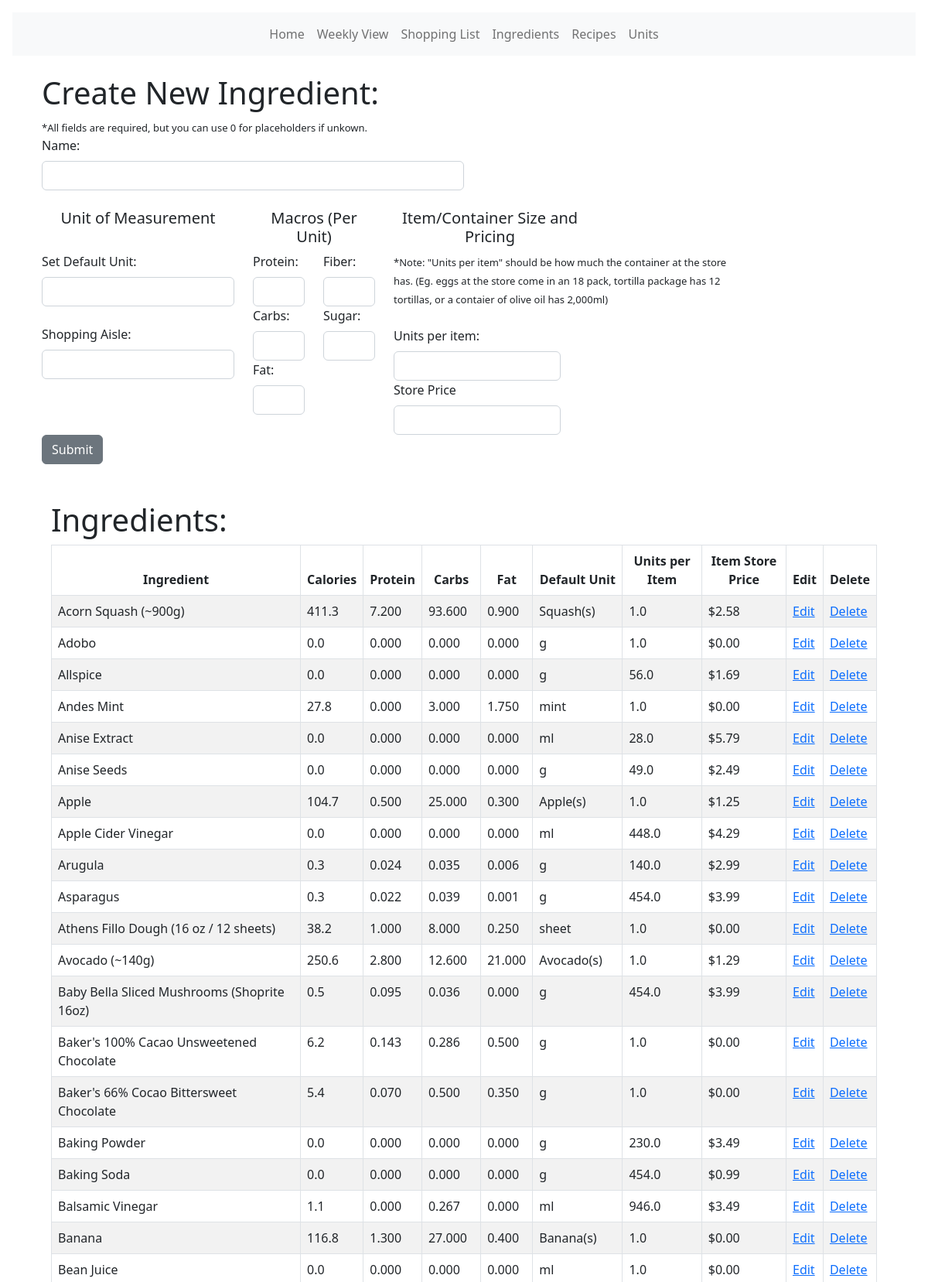
The page /ingredients/ingredients (upper part) on the database its author committed.
### models.py (models this page shows, shortened)
class Ingredient(db.Model):
    __tablename__ = "ingredient"
    id = db.Column(db.Integer, primary_key=True)
    name = db.Column(db.String(120), nullable=False)
    icalories = db.Column(db.Float)
    protein = db.Column(db.Float)
    carbs = db.Column(db.Float)
    fat = db.Column(db.Float)
    fiber = db.Column(db.Float)
    sugar = db.Column(db.Float)
    item_unit_size = db.Column(db.Float)  # How many units of item at store
    item_price = db.Column(db.Float)  # Price for full item at store
    u_price = db.Column(db.Float)
    aisle_id = db.Column(db.Integer, db.ForeignKey("aisle.id"))
    ingredients = db.relationship("RecipeIngredient", backref="ingredient")
    def default_ingredient_unit(self):
        try:
            x = UnitIngredient.query.filter_by(iid=self.id).first()
            return x.unit.name
        except:
            return "Unknown"

class Unit(db.Model):
    id = db.Column(db.Integer, primary_key=True)
    oid = db.Column(db.Integer, autoincrement=True)
    name = db.Column(db.String(30))
    ingredients = db.relationship("UnitIngredient", backref="unit")

### main.py (the view, shortened to what this page needs)
@app.route("/ingredients/ingredients", methods=["GET", "POST"])
def ingredient_page():
    ingredient_list = Ingredient.query.order_by(func.lower(Ingredient.name))
    x = db.session.query(Unit.name).order_by(Unit.oid)
    x = [i[0] for i in x]
    form = CreateIngredient()
    form.unit.choices = [("")] + [(y) for y in x]
    a = db.session.query(Aisle.name).order_by(Aisle.id)
    a = [i[0] for i in a]
    form.aisle.choices = [("")] + [(b) for b in a]
    return render_template(
        "/ingredients/ingredients.html",
        x=x,
        a=a,
        form=form,
        ingredient_list=ingredient_list,
    )

### forms.py
class CreateIngredient(FlaskForm):
    name = StringField("Name:", validators=[validators.InputRequired()])
    unit = SelectField(
        "Set Default Unit:",
        validators=[validators.InputRequired()],
        validate_choice=False,
    )
    protein = DecimalField("Protein:", validators=[validators.InputRequired()])
    carbs = DecimalField("Carbs:", validators=[validators.InputRequired()])
    fat = DecimalField("Fat:", validators=[validators.InputRequired()])
    fiber = DecimalField("Fiber:", validators=[validators.InputRequired()])
    sugar = DecimalField("Sugar:", validators=[validators.InputRequired()])
    item_unit_size = DecimalField(
        "Units per item:", validators=[validators.InputRequired()]
    )
    item_price = DecimalField("Store Price", validators=[validators.InputRequired()])
    aisle = SelectField(
        "Shopping Aisle:",
        validators=[validators.InputRequired()],
        validate_choice=False,
    )
    submit = SubmitField("Submit")

### templates/ingredients/ingredients.html (shortened to what this page needs)
<!DOCTYPE html>
<html lang="en">
<head>
  <link rel="stylesheet" type="text/css" href="https://cdn.datatables.net/1.10.25/css/dataTables.bootstrap5.css">
  <link href="{{ url_for('static', filename='css/select2.css') }}" rel="stylesheet" />
  {% extends 'base.html' %} {% block content %}
</head>
<body>
  <br />
  <div class="container">
    <h1>Create New Ingredient:</h1>
    <font size="-1">*All fields are required, but you can use 0 for placeholders if unkown.</font>
    <form method="POST">
      <div class="row">
        <div class="col">
          {{ form.hidden_tag() }} {{ form.name.label(class="form-label") }}{{
          form.name(class="form-control w-50") }}
          <br>
        </div>
        <div class="row">
          <div class="col-3">
            <h5>Unit of Measurement</h5>
          </div>
          <div class="col-2">
            <h5>Macros (Per Unit)</h5>
          </div>
          <div class="col-3">
            <h5>Item/Container Size and Pricing</h5>
          </div>
        </div>
        <div class="row">
          <div class="col-3">
            {{ form.unit.label(class="form-label") }}
            {{ form.unit(class="form-control") }}
            <br>
            {{ form.aisle.label(class="form-label") }}
            <br>
            {{ form.aisle(class="form-control") }}
          </div>
          <div class="col-1">
            {{ form.protein.label(class="form-label") }}
            {{ form.protein(class="form-control w-100") }}
            {{ form.carbs.label(class="form-label") }}
            {{ form.carbs(class="form-control w-100") }}
            {{ form.fat.label(class="form-label") }}
            {{ form.fat(class="form-control w-100") }}
          </div>
          <div class="col-1">
            {{ form.fiber.label(class="form-label") }}
            {{ form.fiber(class="form-control w-100") }}
            {{ form.sugar.label(class="form-label") }}
            {{ form.sugar(class="form-control w-100") }}
          </div>
          <div class="col-5">
            <font size="-1">*Note: "Units per item" should be how much the container at the store has. (Eg. eggs at the
              store come in an 18 pack, tortilla package has 12 tortillas, or a contaier of olive oil has 2,000ml)
            </font>
            <br>
            <br>
            {{ form.item_unit_size.label(class="form-label") }}
            {{ form.item_unit_size(class="form-control w-50") }}
            {{ form.item_price.label(class="form-label") }}
            {{ form.item_price(class="form-control w-50") }}
          </div>
        </div>
        <div class="row">
          <div class="col">
            {{ form.submit(class="btn btn-secondary") }}
          </div>
        </div>
    </form>
  </div>
  <div class="container">
    <br />
    <br />
    <h1>Ingredients:</h1>
    <table id="data" class="table table-hover table-bordered table-striped">
      <thead>
        <tr>
          <th>Ingredient</th>
          <th>Calories</th>
          <th>Protein</th>
          <th>Carbs</th>
          <th>Fat</th>
          <th>Default Unit</th>
          <th>Units per Item</th>
          <th>Item Store Price</th>
          <th>Edit</th>
          <th>Delete</th>
        </tr>
      </thead>
      <tbody>
        {% for ingredient_table in ingredient_list %}
        <tr>
          <td>{{ingredient_table.name}}</td>
          <td>{{'%0.01f'|format(ingredient_table.icalories|float)}}</td>
          <td>{{'%0.03f'|format(ingredient_table.protein|float)}}</td>
          <td>{{'%0.03f'|format(ingredient_table.carbs|float)}}</td>
          <td>{{'%0.03f'|format(ingredient_table.fat|float)}}</td>
          <td>{{ingredient_table.default_ingredient_unit()}}</td>
          <td>{{ ingredient_table.item_unit_size }}</td>
          <td>{{'$%0.02f'|format(ingredient_table.item_price|float)}}</td>
          <td>
            <a href="{{url_for('ingredient_edit', id=ingredient_table.id)}}">Edit</a>
          </td>
          <td><a href="{{url_for('delete_ingredient_confirmation', id=ingredient_table.id)}}">Delete</a></td>
        </tr>
        {% endfor %}
      </tbody>
    </table>
  </div>
</body>
{% endblock %}

### templates/ingredients/ingredients.html (style rules this page uses)
h5 { text-align: center; }
thead { text-align: center; }

### rows shown on the page
Ingredient: name "Acorn Squash (~900g)", icalories "411.3", protein "7.200", carbs "93.600", fat "0.900", default_ingredient_unit "Squash(s)", item_unit_size "1.0", item_price "$2.58"
Ingredient: name "Adobo", icalories "0.0", protein "0.000", carbs "0.000", fat "0.000", default_ingredient_unit "g", item_unit_size "1.0", item_price "$0.00"
Ingredient: name "Allspice", icalories "0.0", protein "0.000", carbs "0.000", fat "0.000", default_ingredient_unit "g", item_unit_size "56.0", item_price "$1.69"
Ingredient: name "Andes Mint", icalories "27.8", protein "0.000", carbs "3.000", fat "1.750", default_ingredient_unit "mint", item_unit_size "1.0", item_price "$0.00"
Ingredient: name "Anise Extract", icalories "0.0", protein "0.000", carbs "0.000", fat "0.000", default_ingredient_unit "ml", item_unit_size "28.0", item_price "$5.79"
Ingredient: name "Anise Seeds", icalories "0.0", protein "0.000", carbs "0.000", fat "0.000", default_ingredient_unit "g", item_unit_size "49.0", item_price "$2.49"
Ingredient: name "Apple", icalories "104.7", protein "0.500", carbs "25.000", fat "0.300", default_ingredient_unit "Apple(s)", item_unit_size "1.0", item_price "$1.25"
Ingredient: name "Apple Cider Vinegar", icalories "0.0", protein "0.000", carbs "0.000", fat "0.000", default_ingredient_unit "ml", item_unit_size "448.0", item_price "$4.29"
Ingredient: name "Arugula", icalories "0.3", protein "0.024", carbs "0.035", fat "0.006", default_ingredient_unit "g", item_unit_size "140.0", item_price "$2.99"
Ingredient: name "Asparagus", icalories "0.3", protein "0.022", carbs "0.039", fat "0.001", default_ingredient_unit "g", item_unit_size "454.0", item_price "$3.99"
Ingredient: name "Athens Fillo Dough (16 oz / 12 sheets)", icalories "38.2", protein "1.000", carbs "8.000", fat "0.250", default_ingredient_unit "sheet", item_unit_size "1.0", item_price "$0.00"
Ingredient: name "Avocado (~140g)", icalories "250.6", protein "2.800", carbs "12.600", fat "21.000", default_ingredient_unit "Avocado(s)", item_unit_size "1.0", item_price "$1.29"
Ingredient: name "Baby Bella Sliced Mushrooms (Shoprite 16oz)", icalories "0.5", protein "0.095", carbs "0.036", fat "0.000", default_ingredient_unit "g", item_unit_size "454.0", item_price "$3.99"
Ingredient: name "Baker's 100% Cacao Unsweetened Chocolate", icalories "6.2", protein "0.143", carbs "0.286", fat "0.500", default_ingredient_unit "g", item_unit_size "1.0", item_price "$0.00"
Ingredient: name "Baker's 66% Cocao Bittersweet Chocolate", icalories "5.4", protein "0.070", carbs "0.500", fat "0.350", default_ingredient_unit "g", item_unit_size "1.0", item_price "$0.00"
Ingredient: name "Baking Powder", icalories "0.0", protein "0.000", carbs "0.000", fat "0.000", default_ingredient_unit "g", item_unit_size "230.0", item_price "$3.49"
Ingredient: name "Baking Soda", icalories "0.0", protein "0.000", carbs "0.000", fat "0.000", default_ingredient_unit "g", item_unit_size "454.0", item_price "$0.99"
Ingredient: name "Balsamic Vinegar", icalories "1.1", protein "0.000", carbs "0.267", fat "0.000", default_ingredient_unit "ml", item_unit_size "946.0", item_price "$3.49"
Ingredient: name "Banana", icalories "116.8", protein "1.300", carbs "27.000", fat "0.400", default_ingredient_unit "Banana(s)", item_unit_size "1.0", item_price "$0.00"
Ingredient: name "Bean Juice", icalories "0.0", protein "0.000", carbs "0.000", fat "0.000", default_ingredient_unit "ml", item_unit_size "1.0", item_price "$0.00"
